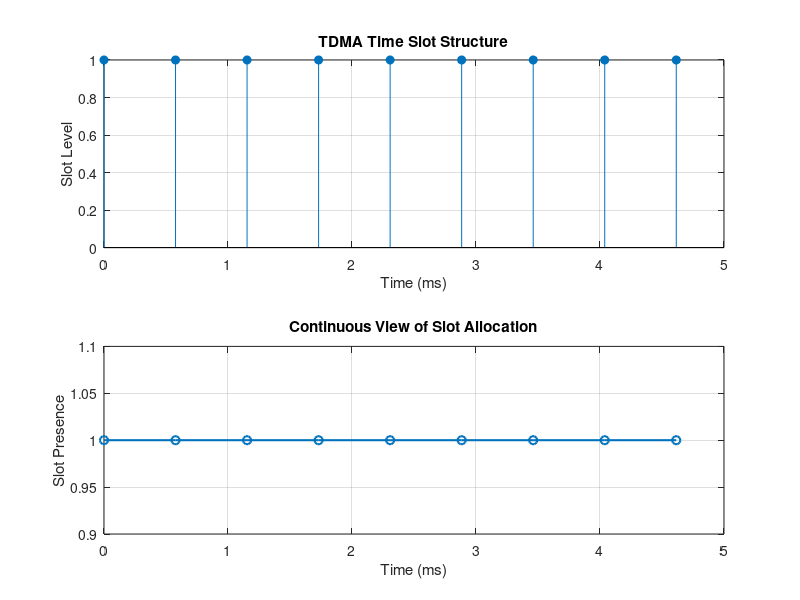

Write the MATLAB code that produced this figure.
clc; clear; close all; 
FrameTime = 4.615; Slots = 8; 
SlotDuration = FrameTime/Slots; 
t = 0:SlotDuration:FrameTime; 
figure 
subplot(2,1,1) 
stem(t,ones(size(t)),'filled') 
title('TDMA Time Slot Structure') 
xlabel('Time (ms)') 
ylabel('Slot Level') 
grid on 
subplot(2,1,2) 
plot(t,ones(size(t)),'-o','LineWidth',1.5) 
title('Continuous View of Slot Allocation')
xlabel('Time (ms)') 
ylabel('Slot Presence') 
grid on 
